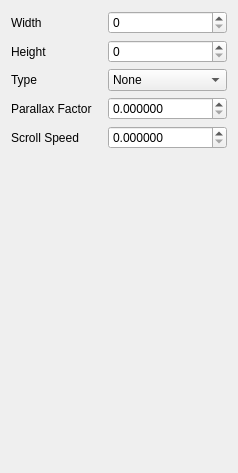
<?xml version="1.0" encoding="UTF-8"?>
<ui version="4.0">
 <class>SceneLayerProperties</class>
 <widget class="QWidget" name="SceneLayerProperties">
  <property name="geometry">
   <rect>
    <x>0</x>
    <y>0</y>
    <width>238</width>
    <height>473</height>
   </rect>
  </property>
  <property name="maximumSize">
   <size>
    <width>290</width>
    <height>16777215</height>
   </size>
  </property>
  <property name="windowTitle">
   <string>Form</string>
  </property>
  <layout class="QGridLayout" name="gridLayout">
   <item row="5" column="0">
    <spacer name="verticalSpacer">
     <property name="orientation">
      <enum>Qt::Vertical</enum>
     </property>
     <property name="sizeHint" stdset="0">
      <size>
       <width>20</width>
       <height>40</height>
      </size>
     </property>
    </spacer>
   </item>
   <item row="2" column="0">
    <widget class="QLabel" name="label_3">
     <property name="text">
      <string>Type</string>
     </property>
    </widget>
   </item>
   <item row="1" column="0">
    <widget class="QLabel" name="label_2">
     <property name="text">
      <string>Height</string>
     </property>
    </widget>
   </item>
   <item row="3" column="0">
    <widget class="QLabel" name="label_4">
     <property name="text">
      <string>Parallax Factor</string>
     </property>
    </widget>
   </item>
   <item row="0" column="0">
    <widget class="QLabel" name="label">
     <property name="text">
      <string>Width</string>
     </property>
    </widget>
   </item>
   <item row="4" column="0">
    <widget class="QLabel" name="label_5">
     <property name="text">
      <string>Scroll Speed</string>
     </property>
    </widget>
   </item>
   <item row="0" column="1">
    <widget class="QSpinBox" name="width">
     <property name="keyboardTracking">
      <bool>false</bool>
     </property>
     <property name="minimum">
      <number>0</number>
     </property>
     <property name="maximum">
      <number>255</number>
     </property>
    </widget>
   </item>
   <item row="1" column="1">
    <widget class="QSpinBox" name="height">
     <property name="keyboardTracking">
      <bool>false</bool>
     </property>
     <property name="minimum">
      <number>0</number>
     </property>
     <property name="maximum">
      <number>255</number>
     </property>
    </widget>
   </item>
   <item row="2" column="1">
    <widget class="QComboBox" name="type">
     <item>
      <property name="text">
       <string>None</string>
      </property>
     </item>
     <item>
      <property name="text">
       <string>Horizontal Scroll</string>
      </property>
     </item>
     <item>
      <property name="text">
       <string>Vertical Scroll</string>
      </property>
     </item>
     <item>
      <property name="text">
       <string>3D Floor</string>
      </property>
     </item>
     <item>
      <property name="text">
       <string>3D Sky</string>
      </property>
     </item>
    </widget>
   </item>
   <item row="4" column="1">
    <widget class="QDoubleSpinBox" name="scrollSpeed">
     <property name="decimals">
      <number>6</number>
     </property>
     <property name="maximum">
      <double>128.000000000000000</double>
     </property>
     <property name="value">
      <double>0.000000000000000</double>
     </property>
    </widget>
   </item>
   <item row="3" column="1">
    <widget class="QDoubleSpinBox" name="parallaxFactor">
     <property name="decimals">
      <number>6</number>
     </property>
     <property name="maximum">
      <double>128.000000000000000</double>
     </property>
     <property name="value">
      <double>0.000000000000000</double>
     </property>
    </widget>
   </item>
  </layout>
 </widget>
 <tabstops>
  <tabstop>width</tabstop>
  <tabstop>height</tabstop>
  <tabstop>type</tabstop>
  <tabstop>parallaxFactor</tabstop>
  <tabstop>scrollSpeed</tabstop>
 </tabstops>
 <resources/>
 <connections/>
</ui>
